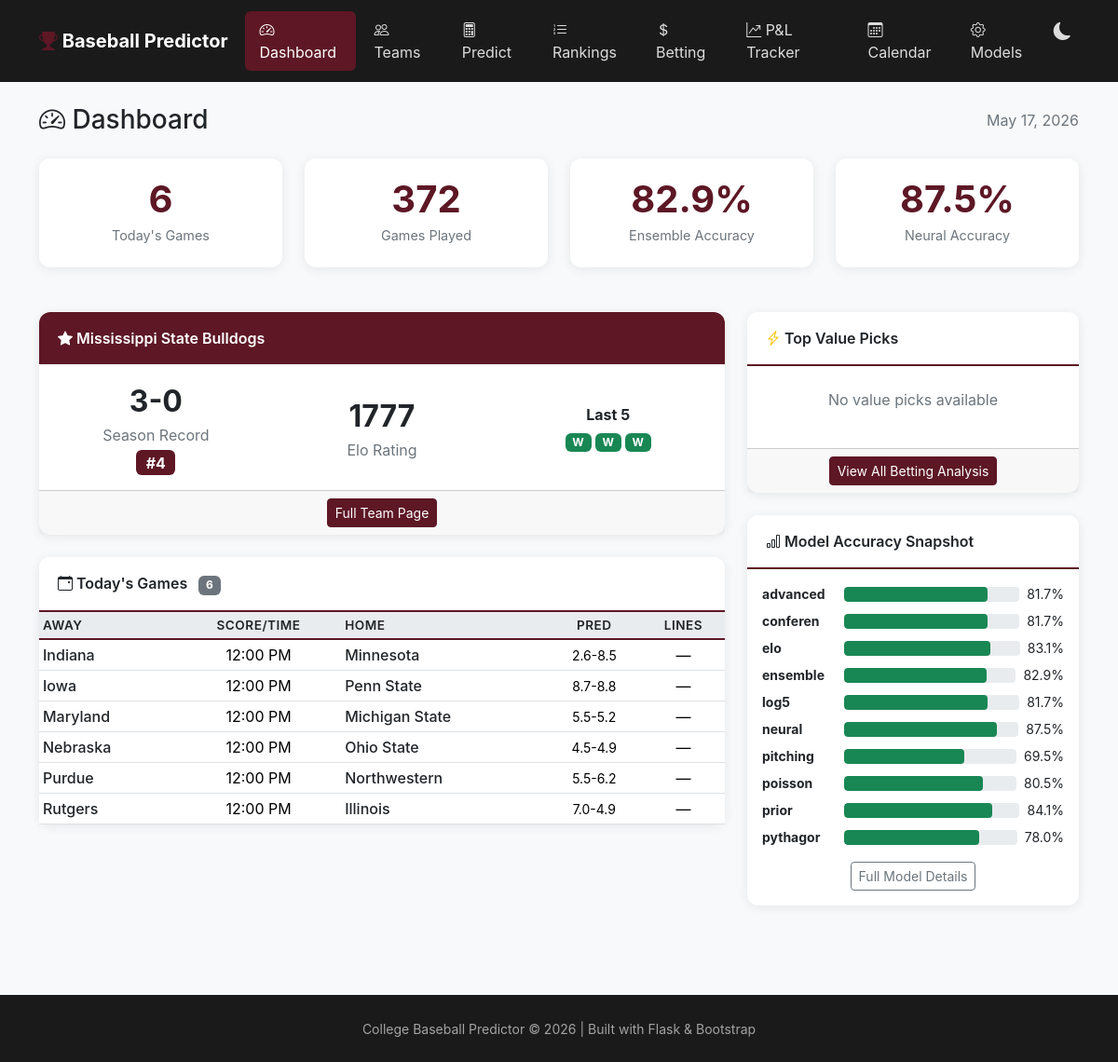
Before: / with the older database file.
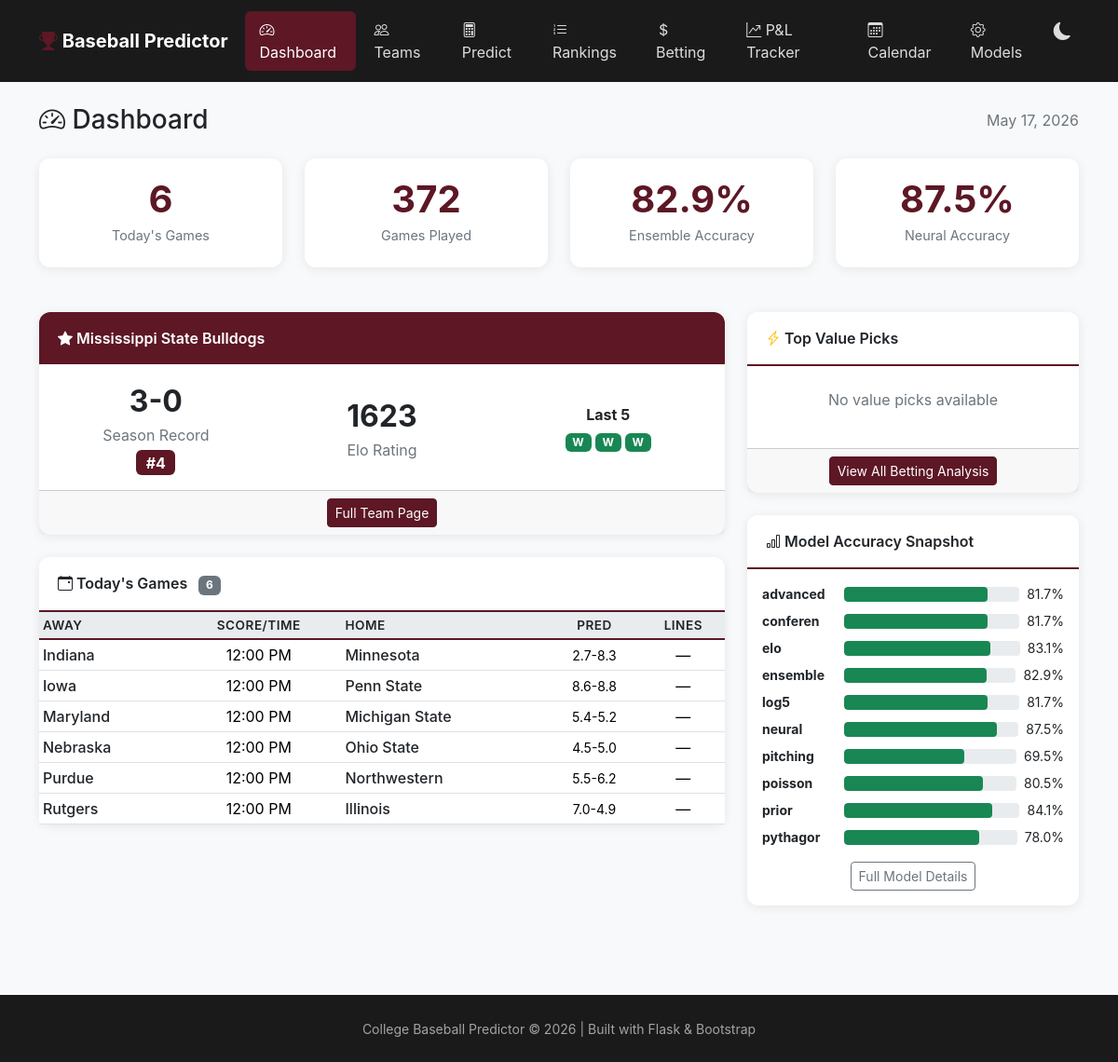
After: the same page with the newer database file.
### tables this page shows
CREATE TABLE elo_ratings (
                    team_id TEXT PRIMARY KEY,
                    rating REAL DEFAULT 1500,
                    games_played INTEGER DEFAULT 0,
                    updated_at TEXT DEFAULT CURRENT_TIMESTAMP
                );

CREATE TABLE games (
            id TEXT PRIMARY KEY,
            date TEXT NOT NULL,
            time TEXT,
            home_team_id TEXT NOT NULL,
            away_team_id TEXT NOT NULL,
            home_score INTEGER,
            away_score INTEGER,
            winner_id TEXT,
            innings INTEGER DEFAULT 9,
            is_conference_game INTEGER DEFAULT 0,
            is_neutral_site INTEGER DEFAULT 0,
            tournament_id TEXT,
            venue TEXT,
            attendance INTEGER,
            notes TEXT,
            status TEXT DEFAULT 'scheduled',  -- scheduled, final, postponed, cancelled
            created_at TEXT DEFAULT CURRENT_TIMESTAMP,
            updated_at TEXT DEFAULT CURRENT_TIMESTAMP,
            FOREIGN KEY (home_team_id) REFERENCES teams(id),
            FOREIGN KEY (away_team_id) REFERENCES teams(id),
            FOREIGN KEY (tournament_id) REFERENCES tournaments(id)
        );

CREATE TABLE teams (
            id TEXT PRIMARY KEY,
            name TEXT NOT NULL,
            nickname TEXT,
            conference TEXT,
            division TEXT,
            athletics_url TEXT,
            preseason_rank INTEGER,
            current_rank INTEGER,
            created_at TEXT DEFAULT CURRENT_TIMESTAMP,
            updated_at TEXT DEFAULT CURRENT_TIMESTAMP
        );

### web/app.py (the view)
@app.route('/')
def dashboard():
    todays_games = get_todays_games()
    value_picks = get_value_picks(5)
    stats = get_quick_stats()
    msstate = get_msstate_info()
    accuracy = get_model_accuracy_summary()
    all_accuracy = get_model_accuracy()
    return render_template('dashboard.html',
                          todays_games=todays_games,
                          value_picks=value_picks,
                          stats=stats,
                          msstate=msstate,
                          accuracy=accuracy,
                          all_accuracy=all_accuracy,
                          today=datetime.now().strftime('%B %d, %Y'))

### web/templates/dashboard.html (shortened to what this page needs)
{% extends "base.html" %}
{% block content %}
<div class="d-flex justify-content-between align-items-center mb-4">
    <h1 class="h3 mb-0">
        <i class="bi bi-speedometer2"></i> Dashboard
    </h1>
    <span class="text-muted">{{ today }}</span>
</div>
<div class="row mb-4">
    <div class="col-6 col-md-3">
        <div class="card stat-card">
            <div class="stat-value">{{ todays_games|length }}</div>
            <div class="stat-label">Today's Games</div>
        </div>
    </div>
    <div class="col-6 col-md-3">
        <div class="card stat-card">
            <div class="stat-value">{{ stats.games_played }}</div>
            <div class="stat-label">Games Played</div>
        </div>
    </div>
    <div class="col-6 col-md-3">
        <div class="card stat-card">
            <div class="stat-value">{{ accuracy.ensemble.pct or '—' }}{% if accuracy.ensemble.pct %}%{% endif %}</div>
            <div class="stat-label">Ensemble Accuracy</div>
        </div>
    </div>
    <div class="col-6 col-md-3">
        <div class="card stat-card">
            <div class="stat-value">{{ accuracy.neural.pct or '—' }}{% if accuracy.neural.pct %}%{% endif %}</div>
            <div class="stat-label">Neural Accuracy</div>
        </div>
    </div>
</div>
<div class="row">
    <div class="col-lg-8">
        <div class="card">
            <div class="card-header bg-maroon">
                <i class="bi bi-star-fill"></i> Mississippi State Bulldogs
            </div>
            <div class="card-body">
                <div class="row align-items-center">
                    <div class="col-md-4 text-center mb-3 mb-md-0">
                        <div class="fs-2 fw-bold">{{ msstate.record.wins }}-{{ msstate.record.losses }}</div>
                        <div class="text-muted">Season Record</div>
                        {% if msstate.rank %}
                        <span class="badge bg-maroon fs-6 mt-1">#{{ msstate.rank }}</span>
                        {% endif %}
                    </div>
                    <div class="col-md-4 text-center mb-3 mb-md-0">
                        <div class="fs-2 fw-bold">{{ msstate.elo|round(0)|int }}</div>
                        <div class="text-muted">Elo Rating</div>
                    </div>
                    <div class="col-md-4 text-center">
                        <div class="mb-2"><strong>Last 5</strong></div>
                        <div class="d-flex justify-content-center gap-1">
                            {% for g in msstate.last_5 %}
                            <span class="badge {% if g.won %}bg-success{% else %}bg-danger{% endif %}"
                                  title="{{ g.opponent }} {{ g.score }}">
                                {{ 'W' if g.won else 'L' }}
                            </span>
                            {% endfor %}
                        </div>
                    </div>
                </div>
            </div>
            <div class="card-footer text-center">
                <a href="/team/mississippi-state" class="btn btn-sm btn-maroon">Full Team Page</a>
            </div>
        </div>
        <div class="card">
            <div class="card-header">
                <i class="bi bi-calendar-event"></i> Today's Games
                <span class="badge bg-secondary ms-2">{{ todays_games|length }}</span>
            </div>
            <div class="card-body p-0">
                {% if todays_games %}
                <div class="table-responsive">
                    <table class="table table-hover table-sm mb-0">
                        <thead>
                            <tr>
                                <th>Away</th>
                                <th class="text-center">Score/Time</th>
                                <th>Home</th>
                                <th class="text-center">Pred</th>
                                <th class="text-center">Lines</th>
                            </tr>
                        </thead>
                        <tbody>
                            {% for game in todays_games[:20] %}
                            <tr>
                                <td>
                                    <a href="/team/{{ game.away_team_id }}" class="team-link">{{ game.away_team_name }}</a>
                                </td>
                                <td class="text-center">
                                    {% if game.status == 'final' %}
                                    <span class="{% if game.away_score > game.home_score %}fw-bold{% endif %}">{{ game.away_score }}</span>
                                    -
                                    <span class="{% if game.home_score > game.away_score %}fw-bold{% endif %}">{{ game.home_score }}</span>
                                    <br><small class="text-success">Final</small>
                                    {% else %}
                                    {{ game.time or 'TBD' }}
                                    {% endif %}
                                </td>
                                <td>
                                    <a href="/team/{{ game.home_team_id }}" class="team-link">{{ game.home_team_name }}</a>
                                </td>
                                <td class="text-center">
                                    {% if game.prediction %}
                                    <small>{{ (game.prediction.projected_away_runs|round(1)) }}-{{ (game.prediction.projected_home_runs|round(1)) }}</small>
                                    {% else %}—{% endif %}
                                </td>
                                <td class="text-center">
                                    {% if game.home_ml %}
                                    <small>{{ game.away_ml|format_odds }}/{{ game.home_ml|format_odds }}</small>
                                    {% else %}—{% endif %}
                                </td>
                            </tr>
                            {% endfor %}
                        </tbody>
                    </table>
                </div>
                {% else %}
                <div class="text-center text-muted py-4">
                    <i class="bi bi-calendar-x display-4"></i>
                    <p class="mt-2">No games scheduled for today</p>
                </div>
                {% endif %}
            </div>
        </div>
    </div>
    <div class="col-lg-4">
        <div class="card">
            <div class="card-header">
                <i class="bi bi-lightning-charge text-warning"></i> Top Value Picks
            </div>
            <div class="card-body p-0">
                {% if value_picks %}
                <div class="list-group list-group-flush">
                    {% for pick in value_picks %}
                    <div class="list-group-item">
                        <div class="d-flex justify-content-between align-items-start">
                            <div>
                                <strong>{{ pick.pick }}</strong>
                                <div class="small text-muted">{{ pick.game }}</div>
                            </div>
                            <div class="text-end">
                                <span class="value-indicator positive">+{{ pick.edge|round(1) }}%</span>
                                <div class="small text-muted mt-1">{{ pick.moneyline|format_odds }}</div>
                            </div>
                        </div>
                        <div class="progress mt-2" style="height: 6px;">
                            <div class="progress-bar bg-success" style="width: {{ pick.model_prob * 100 }}%"></div>
                        </div>
                        <div class="d-flex justify-content-between small text-muted mt-1">
                            <span>Model: {{ (pick.model_prob * 100)|round(1) }}%</span>
                            <span>DK: {{ (pick.dk_implied * 100)|round(1) }}%</span>
                        </div>
                    </div>
                    {% endfor %}
                </div>
                {% else %}
                <div class="text-center text-muted py-4">
                    <p>No value picks available</p>
                </div>
                {% endif %}
            </div>
            <div class="card-footer text-center">
                <a href="/betting" class="btn btn-sm btn-maroon">View All Betting Analysis</a>
            </div>
        </div>
        <div class="card">
            <div class="card-header">
                <i class="bi bi-bar-chart"></i> Model Accuracy Snapshot
            </div>
            <div class="card-body">
                {% for name, info in all_accuracy.items() %}
                {% if info.all_time_accuracy %}
                <div class="d-flex justify-content-between align-items-center mb-2">
                    <small class="fw-bold" style="width: 80px;">{{ name[:8] }}</small>
                    <div class="flex-grow-1 mx-2">
                        <div class="progress" style="height: 16px;">
                            <div class="progress-bar {% if info.all_time_accuracy > 0.55 %}bg-success{% elif info.all_time_accuracy > 0.5 %}bg-warning{% else %}bg-danger{% endif %}"
                                 style="width: {{ info.all_time_accuracy * 100 }}%;">
                            </div>
                        </div>
                    </div>
                    <small>{{ (info.all_time_accuracy * 100)|round(1) }}%</small>
                </div>
                {% endif %}
                {% endfor %}
                <div class="text-center mt-3">
                    <a href="/models" class="btn btn-sm btn-outline-secondary">Full Model Details</a>
                </div>
            </div>
        </div>
    </div>
</div>
{% endblock %}

### web/templates/base.html (shortened to what this page needs)
<!DOCTYPE html>
<html lang="en" data-theme="light">
<head>
    <link href="https://cdn.jsdelivr.net/npm/bootstrap@5.3.2/dist/css/bootstrap.min.css" rel="stylesheet">
    <link href="https://cdn.jsdelivr.net/npm/bootstrap-icons@1.11.1/font/bootstrap-icons.css" rel="stylesheet">
</head>
<body>
    <nav class="navbar navbar-expand-lg navbar-dark">
        <div class="container">
            <a class="navbar-brand" href="/">
                <i class="bi bi-trophy-fill icon"></i>
                Baseball Predictor
            </a>
            <div class="collapse navbar-collapse" id="navbarNav">
                <ul class="navbar-nav ms-auto">
                    <li class="nav-item">
                        <a class="nav-link {% if request.endpoint == 'dashboard' %}active{% endif %}" href="/">
                            <i class="bi bi-speedometer2"></i> Dashboard
                        </a>
                    </li>
                    <li class="nav-item">
                        <a class="nav-link {% if request.endpoint == 'teams' %}active{% endif %}" href="/teams">
                            <i class="bi bi-people"></i> Teams
                        </a>
                    </li>
                    <li class="nav-item">
                        <a class="nav-link {% if request.endpoint == 'predict' %}active{% endif %}" href="/predict">
                            <i class="bi bi-calculator"></i> Predict
                        </a>
                    </li>
                    <li class="nav-item">
                        <a class="nav-link {% if request.endpoint == 'rankings' %}active{% endif %}" href="/rankings">
                            <i class="bi bi-list-ol"></i> Rankings
                        </a>
                    </li>
                    <li class="nav-item">
                        <a class="nav-link {% if request.endpoint == 'betting' %}active{% endif %}" href="/betting">
                            <i class="bi bi-currency-dollar"></i> Betting
                        </a>
                    </li>
                    <li class="nav-item">
                        <a class="nav-link {% if request.endpoint == 'tracker' %}active{% endif %}" href="/tracker">
                            <i class="bi bi-graph-up-arrow"></i> P&L Tracker
                        </a>
                    </li>
                    <li class="nav-item">
                        <a class="nav-link {% if request.endpoint == 'calendar' %}active{% endif %}" href="/calendar">
                            <i class="bi bi-calendar3"></i> Calendar
                        </a>
                    </li>
                    <li class="nav-item">
                        <a class="nav-link {% if request.endpoint == 'models' %}active{% endif %}" href="/models">
                            <i class="bi bi-gear"></i> Models
                        </a>
                    </li>
                    <li class="nav-item">
                        <button class="dark-mode-toggle" onclick="toggleDarkMode()" title="Toggle dark mode">
                            <i class="bi bi-moon-fill" id="darkModeIcon"></i>
                        </button>
                    </li>
                </ul>
            </div>
        </div>
    </nav>
    <main class="container py-4">
        {% block content %}{% endblock %}
    </main>
    <footer class="footer">
        <div class="container text-center">
            <small>College Baseball Predictor &copy; 2026 | Built with Flask & Bootstrap</small>
        </div>
    </footer>
</body>
</html>

Changed rows visible on the page:
changed elo_ratings (number 1 of 7 on the later page): elo "1777" → "1623"
changed elo_ratings "Indiana": prediction "2.6" → "2.7"; prediction "8.5" → "8.3"
changed elo_ratings "Iowa": prediction "8.7" → "8.6"
changed elo_ratings "Maryland": prediction "5.5" → "5.4"
changed elo_ratings "Nebraska": prediction "4.9" → "5.0"
